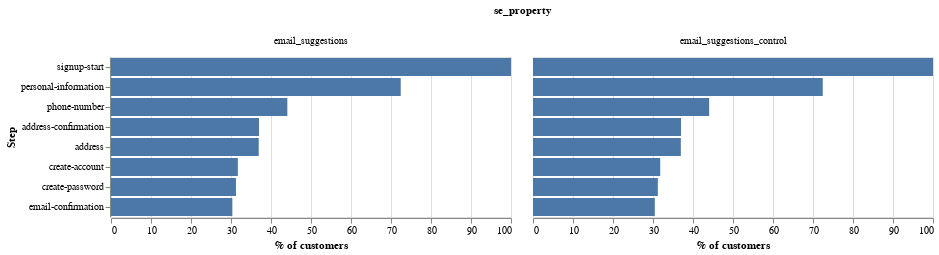

The notebook cell this image was saved under:
### Markdown cell above
The step-by-step conversions are also very similar.

### Code cell
df = pd.read_csv("email_test.csv")

df = df.groupby(["se_property", "step"])["rank_column"].agg("nunique").reset_index()

df = df.loc[
    df["step"].isin(
        [
            "signup-start",
            "personal-information",
            "phone-number",
            "address",
            "address-confirmation",
            "create-password",
            "create-account",
            "email-confirmation",
        ]
    ),
    :,
]

df["perc"] = (
    100
    * df["rank_column"]
    / df.groupby(["se_property"])["rank_column"].transform("max")
)

alt.Chart(df).mark_bar().encode(
    y=alt.Y("step:N", axis=alt.Axis(title="Step"), sort="-x"),
    x=alt.X("perc:Q", axis=alt.Axis(title="% of customers")),
    column="se_property",
)

### Figure 1 — Vega-Lite specification as saved in the notebook (floating-point values rounded to 4 significant figures)
{"config": {"view": {"continuousWidth": 400, "continuousHeight": 300}}, "data": {"name": "data-9f11b8e39cf39a49ac0624dd0af3071f"}, "mark": "bar", "encoding": {"column": {"type": "nominal", "field": "se_property"}, "x": {"type": "quantitative", "axis": {"title": "% of customers"}, "field": "perc"}, "y": {"type": "nominal", "axis": {"title": "Step"}, "field": "step", "sort": "-x"}}, "$schema": "https://vega.github.io/schema/vega-lite/v4.0.2.json", "datasets": {"data-9f11b8e39cf39a49ac0624dd0af3071f": [{"se_property": "email_suggestions", "step": "address", "rank_column": 31392, "perc": 36.93}, {"se_property": "email_suggestions", "step": "address-confirmation", "rank_column": 31450, "perc": 37.0}, {"se_property": "email_suggestions", "step": "create-account", "rank_column": 26954, "perc": 31.71}, {"se_property": "email_suggestions", "step": "create-password", "rank_column": 26555, "perc": 31.24}, {"se_property": "email_suggestions", "step": "email-confirmation", "rank_column": 25787, "perc": 30.34}, {"se_property": "email_suggestions", "step": "personal-information", "rank_column": 61566, "perc": 72.43}, {"se_property": "email_suggestions", "step": "phone-number", "rank_column": 37471, "perc": 44.08}, {"se_property": "email_suggestions", "step": "signup-start", "rank_column": 84999, "perc": 100.0}, {"se_property": "email_suggestions_control", "step": "address", "rank_column": 31225, "perc": 36.96}, {"se_property": "email_suggestions_control", "step": "address-confirmation", "rank_column": 31260, "perc": 37.0}, {"se_property": "email_suggestions_control", "step": "create-account", "rank_column": 26868, "perc": 31.8}, {"se_property": "email_suggestions_control", "step": "create-password", "rank_column": 26365, "perc": 31.21}, {"se_property": "email_suggestions_control", "step": "email-confirmation", "rank_column": 25726, "perc": 30.45}, {"se_property": "email_suggestions_control", "step": "personal-information", "rank_column": 61192, "perc": 72.43}, {"se_property": "email_suggestions_control", "step": "phone-number", "rank_column": 37208, "perc": 44.04}, {"se_property": "email_suggestions_control", "step": "signup-start", "rank_column": 84479, "perc": 100.0}]}}
